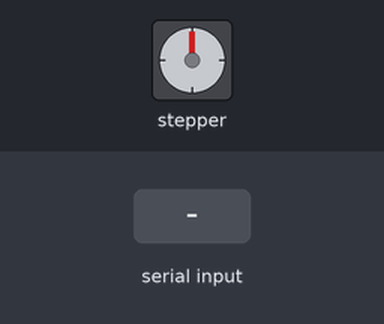
Bench run of a sketch on a simulated ESP32. Parts: stepper motor. The test bench sets the inputs (shaded band). Nothing arrives over Bluetooth unless stated; stepper angles assume 2048 steps per turn; what the sketch prints to the serial monitor is not drawn.

Above: at 1.2 s.
1.3 s: "1:90\n" received over the second serial link
At 2.1 s:
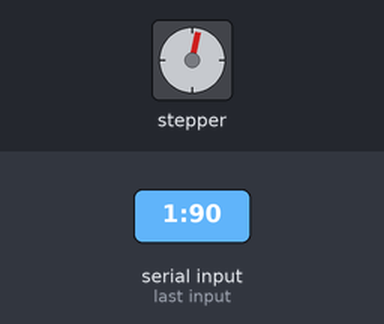
At 7.3 s:
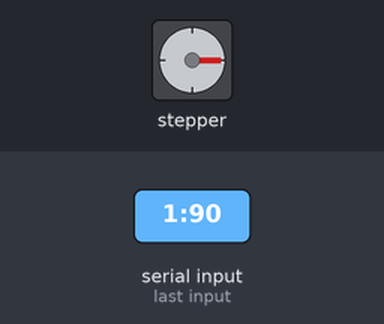
Timing chart, 0 to 8.8 s (numbered marks = the images above; inputs shaded):
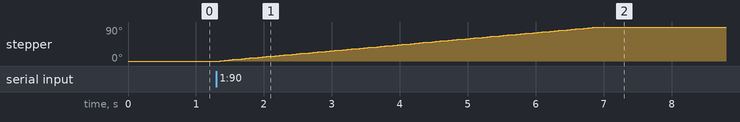

Measured:
- after the input at 1.3 s, stepper: turns 90° clockwise in 5.5 s, starting after 0.06 s

The sketch:

SerialToSerialBT.ino
```cpp
#include <Arduino.h>
#include "BluetoothSerial.h"
#include <AccelStepper.h>

String device_name = "Elec-Hand-v1";

// Check if Bluetooth is available
#if !defined(CONFIG_BT_ENABLED) || !defined(CONFIG_BLUEDROID_ENABLED)
#error Bluetooth is not enabled! Please run `make menuconfig` to and enable it
#endif

// Check Serial Port Profile
#if !defined(CONFIG_BT_SPP_ENABLED)
#error Serial Port Profile for Bluetooth is not available or not enabled. It is only available for the ESP32 chip.
#endif

BluetoothSerial SerialBT;

int stepsPerRev = 2048;
int stepperMaxSpeed = 250;
int stepperSpeed = 100;

AccelStepper stepper1 = AccelStepper(AccelStepper::FULL4WIRE,2,4,16,17);
AccelStepper stepper2 = AccelStepper(AccelStepper::FULL4WIRE,21,19,18,5);
AccelStepper stepper3 = AccelStepper(AccelStepper::FULL4WIRE,32,33,25,26);
AccelStepper stepperSlide = AccelStepper(AccelStepper::FULL4WIRE,27,15,22,23);

int numOfSteppers = 4;
AccelStepper* steppers[4] = {&stepper1,&stepper2,&stepper3,&stepperSlide};

void setup() {
  Serial.begin(115200);
  SerialBT.begin(device_name);  //Bluetooth device name
  // SerialBT.deleteAllBondedDevices(); // Uncomment this to delete paired devices; Must be called after begin
  Serial.printf("The device with name \"%s\" is started.\nNow you can pair it with Bluetooth!\n", device_name.c_str());
  for (int i = 0; i < numOfSteppers; i++) {
    steppers[i]->setMaxSpeed(stepperMaxSpeed);
  }
}

void loop() {
  if (Serial.available()) {
    SerialBT.write(Serial.read());
  }
  if (SerialBT.available()) {
    String cmd = SerialBT.readStringUntil('\n');
    parseCommand(cmd);
    SerialBT.println(device_name+": " + cmd);
  }
  for (int i = 0; i < numOfSteppers; i++) {
    steppers[i]->runSpeedToPosition();
  }
}

// accepts command of the format id:angle
// id is range of 1 to 4 for stepper motors
// angle is in degrees
void parseCommand(String cmd) {
  int colon = cmd.indexOf(':');
  if (colon != -1) {
    int id = cmd.substring(0, colon).toInt();
    int angle = cmd.substring(colon + 1).toInt();
    if (id >= 1 && id <= 4) {
      steppers[id - 1]->moveTo(angle/360.0*stepsPerRev);
      steppers[id - 1]->setSpeed(stepperSpeed);
    }
  }
}
```
